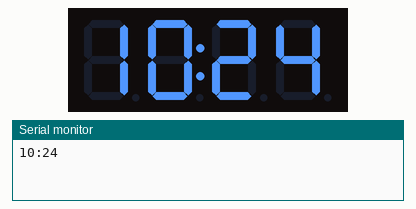
Simulated run of this sketch. Board: Arduino Uno, built with avr-gcc and run on an emulated ATmega328P. Parts: 4-digit seven-segment display, the last lines printed to the serial monitor. The local clock reads 2024-03-15 10:24:30 at power-on unless the sketch sets it.

Above: at 0.6 s.
At 64.3 s:
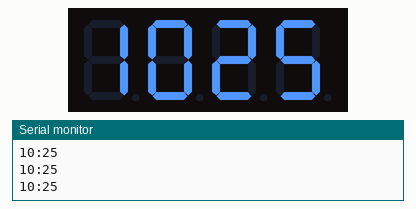
At 129.1 s:
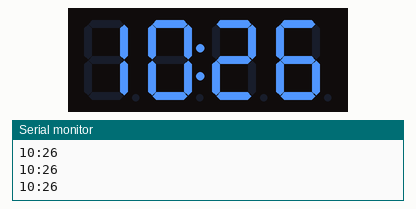

The sketch:

TM1637-Clock.ino
```cpp
#include <Wire.h>
#include "RTClib.h"
//libreria grove
#include "TM1637.h"

RTC_DS3231 rtc;

#define CLK 2//pins definitions for TM1637 and can be changed to other ports
#define DIO 3
TM1637 tm1637(CLK,DIO);

void setup() {
  Serial.begin(9600);

  if (!rtc.begin()) {
    Serial.println("Controlla le connessioni");
    while(true);
  }

  //rtc.adjust(DateTime(F(__DATE__), F(__TIME__)));
  if (rtc.lostPower()) {
    Serial.println("Imposto data/ora");
    rtc.adjust(DateTime(F(__DATE__), F(__TIME__)));
    // rtc.adjust(DateTime(2014, 1, 21, 3, 0, 0));
  }

  tm1637.init();
  //BRIGHT_TYPICAL = 2,BRIGHT_DARKEST = 0,BRIGHTEST = 7;
  tm1637.set(BRIGHT_TYPICAL);
  //tm1637.point(POINT_ON);
}

unsigned long t1;

void loop() {
  static bool fpoint;

  if ((millis() - t1) > 500) {
    fpoint = !fpoint;
    //Serial.println(fpoint);
    tm1637.point(fpoint);

    //ricavo l'ora corrente
    DateTime now = rtc.now();
    int hh = now.hour();
    int mm = now.minute();
    Serial.print(hh); Serial.print(":"); Serial.println(mm);
    //la spacchetto in 4 digit
    int d1 = hh % 10;
    int d2 = (hh/10) % 10;
    int d3 = mm % 10;
    int d4 = (mm/10) % 10;
    tm1637.display(0,d2);
    tm1637.display(1,d1);
    tm1637.display(2,d4);
    tm1637.display(3,d3);

    t1 = millis();
  }
}
```
